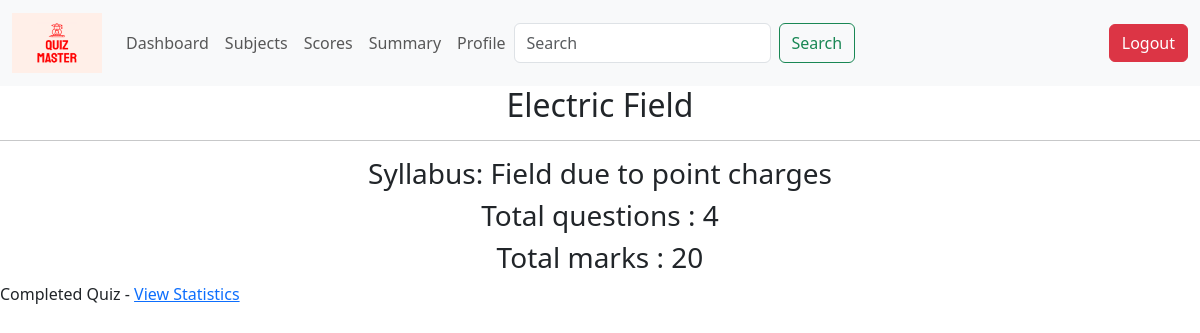
Screenshot of /quiz/1 (signed in) with the database file from the repository.
### controller/models.py (models this page shows)
class Quiz(db.Model):
    id = db.Column(db.Integer, primary_key = True, autoincrement = True)
    chapter_id = db.Column(db.Integer, db.ForeignKey('chapter.id'), nullable = False)
    name = db.Column(db.String(128), nullable = False)
    date_of_quiz = db.Column(db.Date, nullable = False)
    duration = db.Column(db.String(64),nullable = False)
    syllabus = db.Column(db.Text)
    total_questions = db.Column(db.Integer)
    maximum_marks = db.Column(db.Integer)
    questions = db.relationship('Question', backref = 'quiz', lazy = True)
    quiz_attempts = db.relationship('Score', backref = 'quiz', lazy = True)

### controller/routes.py (the view)
@app.route('/quiz/<int:quiz_id>')
@login_required
def quiz_details(quiz_id):
    quiz = Quiz.query.get_or_404(quiz_id)
    questions = quiz.questions
    current_date = datetime.today().date()
    return render_template('quiz_details.html', quiz=quiz, questions=questions, current_date=current_date)

### controller/authorization_routes.py (called while the page is built)
@login_manager.user_loader
def load_user(user_id):
    return User.query.get(int(user_id))

### templates/quiz_details.html (shortened to what this page needs)
{% extends 'base.html' %}
{% block content %}
<h2 class = "text-center"> {{quiz.name}}</h2>
<hr>
<h3 class = "text-center"> Syllabus: {{quiz.syllabus}}</h3>
<h3 class = "text-center"> Total questions : {{ questions | length }}</h3>
<h3 class = "text-center"> Total marks : {{ quiz.maximum_marks }}</h3>
{% if current_user.is_authenticated %}
    {% if current_user.role == 'admin' %}
        {% if quiz.date_of_quiz == current_date %}
        <p>Ongoing Quiz </p>
        {% elif quiz.date_of_quiz > current_date %}
        <p>Upcoming Quiz - {{ quiz.date_of_quiz }}</p>
        {% else %}
        <p>Completed Quiz - <a href="{{ url_for('quiz_summary', quiz_id=quiz.id) }}">View Statistics</a></p>
        {% endif %}
        <a href = "{{url_for('edit_quiz', quiz_id = quiz.id)}}" class="btn btn-primary"> Edit Quiz </a>
    {% else %}
        {% if quiz.date_of_quiz == current_date %}
        <p>Ongoing Quiz <a href = "{{url_for('attempt_quiz', quiz_id = quiz.id)}}"> Attempt Quiz</a> </p>
        {% elif quiz.date_of_quiz > current_date %}
        <p>Upcoming Quiz - {{ quiz.date_of_quiz }}</p>
        {% else %}
        <p>Completed Quiz - <a href="{{ url_for('quiz_statistics', quiz_id=quiz.id) }}">View Statistics</a></p>
        {% endif %}
    {% endif %}
{% else %}
    <h1>NOT AUTHORIZED TO VIEW THIS!</h1>
{% endif %}
{% endblock %}

### rows the page displays
Quiz: name "Electric Field", syllabus "Field due to point charges", maximum_marks "20"

### other values shown
{{ questions | length }} "4"
